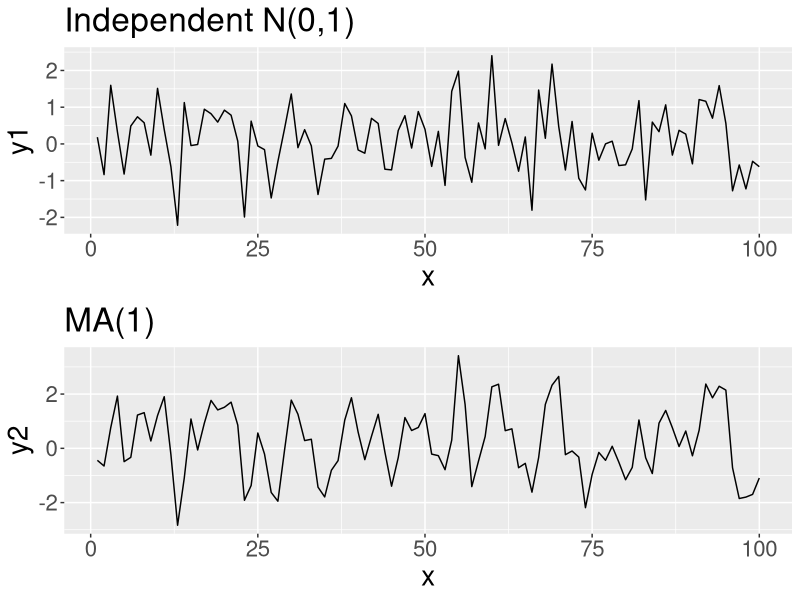
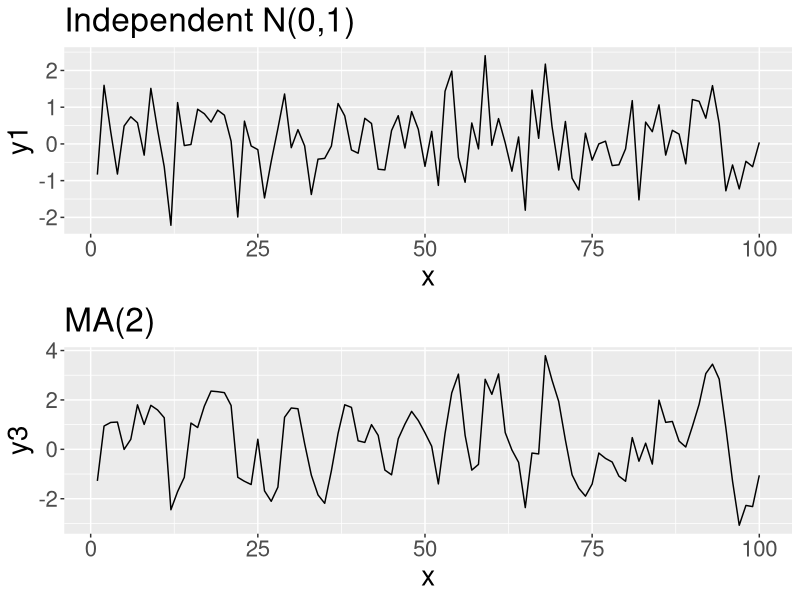
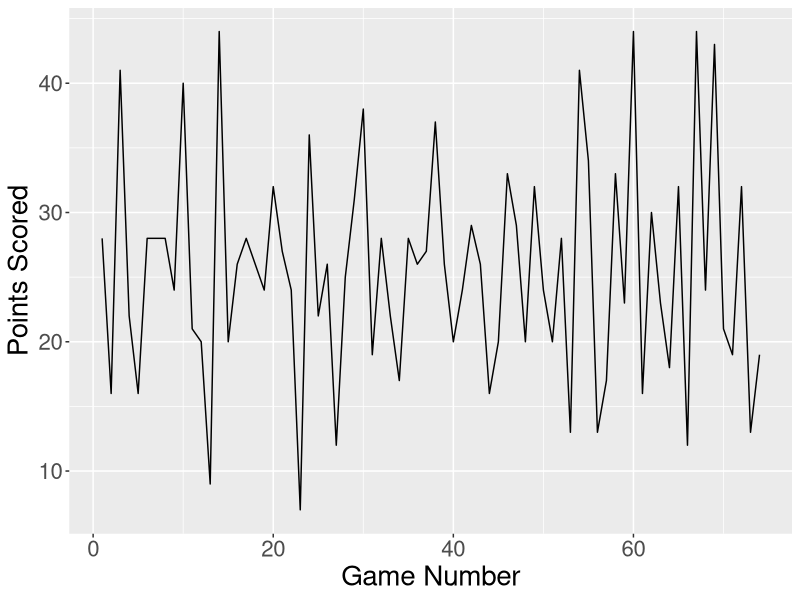
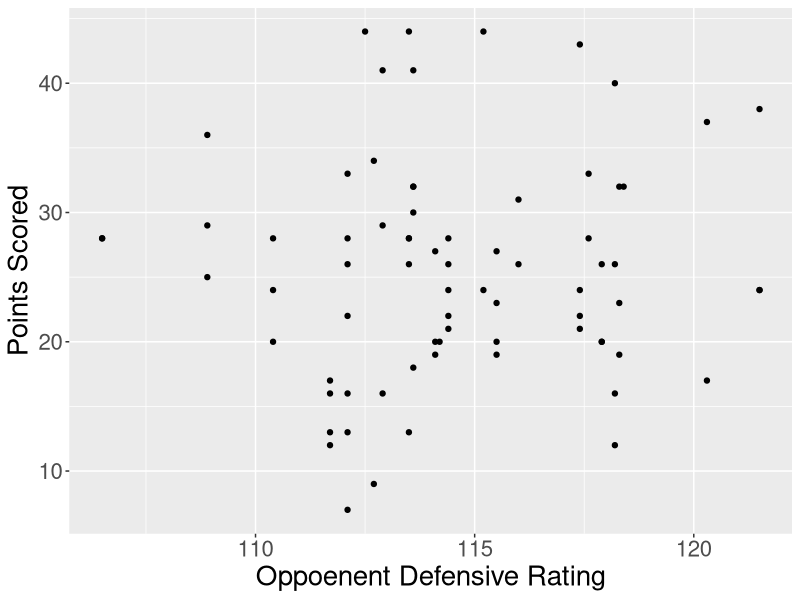
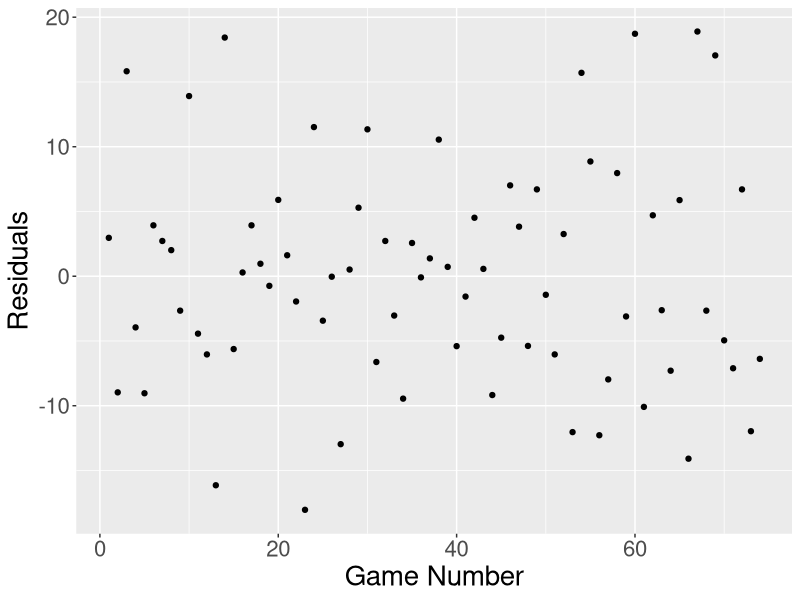

Recreate these plots in R, in order.
## ---- chunk 1
  knitr::opts_chunk$set(echo = TRUE)
  knitr::opts_chunk$set(dev = 'pdf')
  def.chunk.hook  <- knitr::knit_hooks$get("chunk")
  knitr::knit_hooks$set(chunk = function(x, options) {
    x <- def.chunk.hook(x, options)
    ifelse(options$size != "normalsize", paste0("\n \\", options$size,"\n\n", x, "\n\n \\normalsize"), x)
  })
## ---- chunk 2
set.seed(1)
eps0 <- rnorm(n=1, mean=0, sd=1)
eps1 <- rnorm(n=1, mean=0, sd=1)
eps0
eps1
## ---- chunk 3
eps <- rnorm(5)
## ---- chunk 4
library(ggplot2)
library(gridExtra)
set.seed(1)
theme_update(text=element_text(size=20))
x <- 1:100
y1 <- rnorm(101) # 1 extra for "burn-in"
y2 <- NULL
for(i in 1:100){
  y2[i] <- y1[i+1] + y1[i]
}

dat1 <- data.frame(x=x, y1=y1[2:101])
dat2 <- data.frame(x=x, y2=y2)

p1 <- ggplot(data=dat1, aes(x=x, y=y1)) + geom_line() + labs(title="Independent N(0,1)")
p2 <- ggplot(data=dat2, aes(x=x, y=y2)) + geom_line() + labs(title="MA(1)")

grid.arrange(p1, p2, ncol=1)
## ---- chunk 5
y1 <- c(y1, rnorm(1))
y3 <- NULL
for(i in 1:100){
  y3[i] <- y1[i+2] + y1[i+1] + y1[i]
}

dat1 <- data.frame(x=x, y1=y1[3:102])
dat2 <- data.frame(x=x, y3=y3)

p1 <- ggplot(data=dat1, aes(x=x, y=y1)) + geom_line() + labs(title="Independent N(0,1)")
p2 <- ggplot(data=dat2, aes(x=x, y=y3)) + geom_line() + labs(title="MA(2)")

grid.arrange(p1, p2, ncol=1)
## ---- chunk 6
library(readr)
x <- read_csv("JBrunson25-26.csv")$DefRtg
set.seed(1)
eps <- rnorm(length(x)+1, mean=0, sd=8)
eta <- NULL
for(i in 1:length(x)){
  eta[i] <- eps[i+1] - 0.55*eps[i]
}

pts <- round(-38 + 0.55*x + eta, 0)

nba_df <- data.frame(pts=pts, 
                     opp_def=x, 
                     game_num = 1:length(x))
## ---- chunk 7
ggplot(nba_df, aes(x=game_num, y=pts)) + geom_line() + labs(y="Points Scored", x="Game Number")
## ---- chunk 8
ggplot(nba_df, aes(x=opp_def, y=pts)) + 
  geom_point() + 
  labs(y="Points Scored", x="Oppoenent Defensive Rating")
## ---- chunk 9
model1 <- lm(pts ~ opp_def, data=nba_df)
summary(model1)
## ---- chunk 10
nba_df$residuals <- model1$residuals
ggplot(nba_df, aes(x=game_num, y=residuals)) + 
  geom_point() + 
  labs(y="Residuals", x="Game Number")
## ---- chunk 11
library(forecast)
model2 <- Arima(
  y = nba_df$pts, 
  order = c(0, 0, 1), 
  xreg = nba_df$opp_def)
## ---- chunk 12
library(lmtest)
coeftest(model2)
